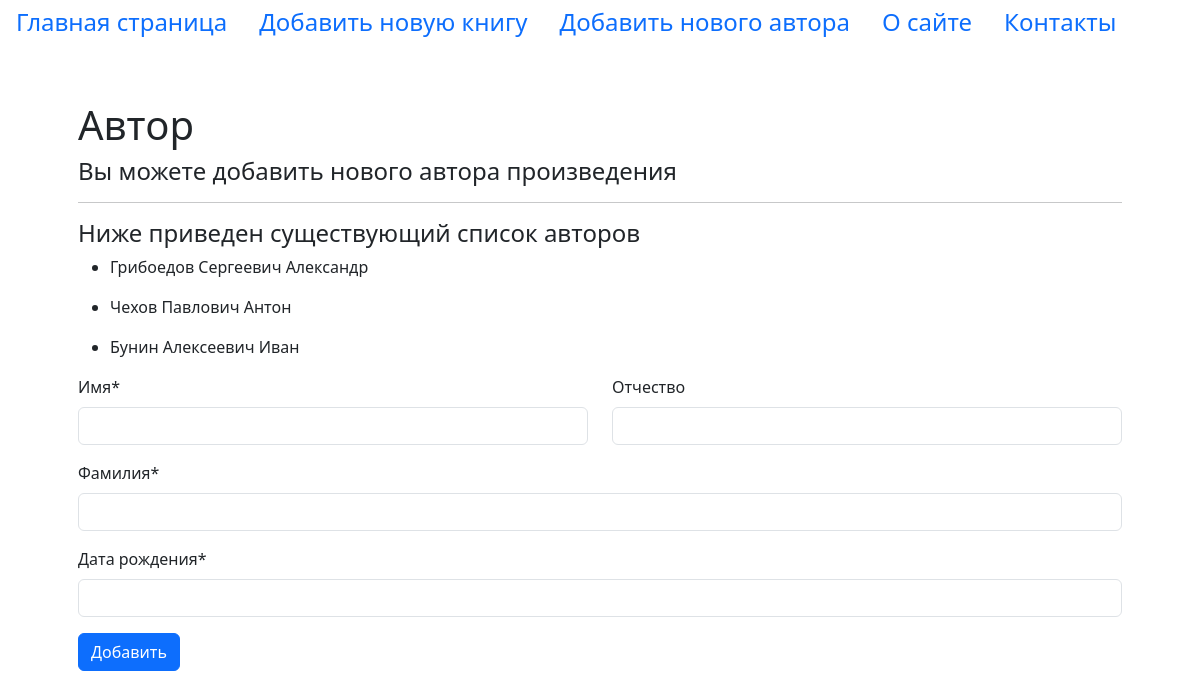
Page /page/add_author/ on the committed database.
### library/models.py (models this page shows, shortened)
class Author(models.Model):
    first_name = models.CharField(max_length=255, verbose_name='Имя')
    patronymic = models.CharField(max_length=255, blank=True, verbose_name='Отчество')
    last_name = models.CharField(max_length=255, verbose_name='Фамилия')
    date_of_birth = models.CharField(max_length=255, verbose_name='Дата рождения')

### library/views.py (the view)
# urls.py: path('page/add_author/', add_page_author, name='add_page_author'),  # http://127/0/0/1:8000/about
def add_page_author(request):
    if request.method == 'POST':
        form = AddPostForm(request.POST)
        if form.is_valid():
            form.save()
            return redirect('selection_page')
    else:
        form = AddPostForm()
        authors = Author.objects.all()
    return render(request, template_name='library/add_page_author.html',
                  context={'form': form, 'title': 'Добавление нового автора', 'authors': authors})

### library/forms.py
class AddPostForm(forms.ModelForm):
    class Meta:
        model = Author
        fields = ['first_name', 'patronymic', 'last_name', 'date_of_birth']

### library/templates/library/add_page_author.html (shortened to what this page needs)
{% extends 'library/base.html' %}
{% load crispy_forms_tags %}
{% block content %}
    <div class="container p-5">
      <h1>Автор</h1>
      <h4>Вы можете добавить нового автора произведения</h4>
    <hr>
      <h4>Ниже приведен существующий список авторов</h4>
          {% for author in authors %}
              <ul>
              <li>{{ author.last_name }} {{ author.patronymic }} {{ author.first_name }}</li>
              </ul>
          {% endfor %}
      <form action="" method="post" enctype="multipart/form-data">
          <div class="row">
            <div class="col-lg-6 col-md-12">
               {{form.first_name|as_crispy_field}}
            </div>
            <div class="col-lg-6 col-md-12">
              {{form.patronymic|as_crispy_field}}
            </div>
          </div>
          <div class="row">
              {{form.last_name|as_crispy_field}}
          </div>
          <div class="row">
              {{form.date_of_birth|as_crispy_field}}
          </div>
               <button type="submit " class="btn btn-primary">Добавить</button>
          </form>
      </div>
{% endblock content %}

### rows in the picture
Author: last_name "Грибоедов", patronymic "Сергеевич", first_name "Александр"
Author: last_name "Чехов", patronymic "Павлович", first_name "Антон"
Author: last_name "Бунин", patronymic "Алексеевич", first_name "Иван"
